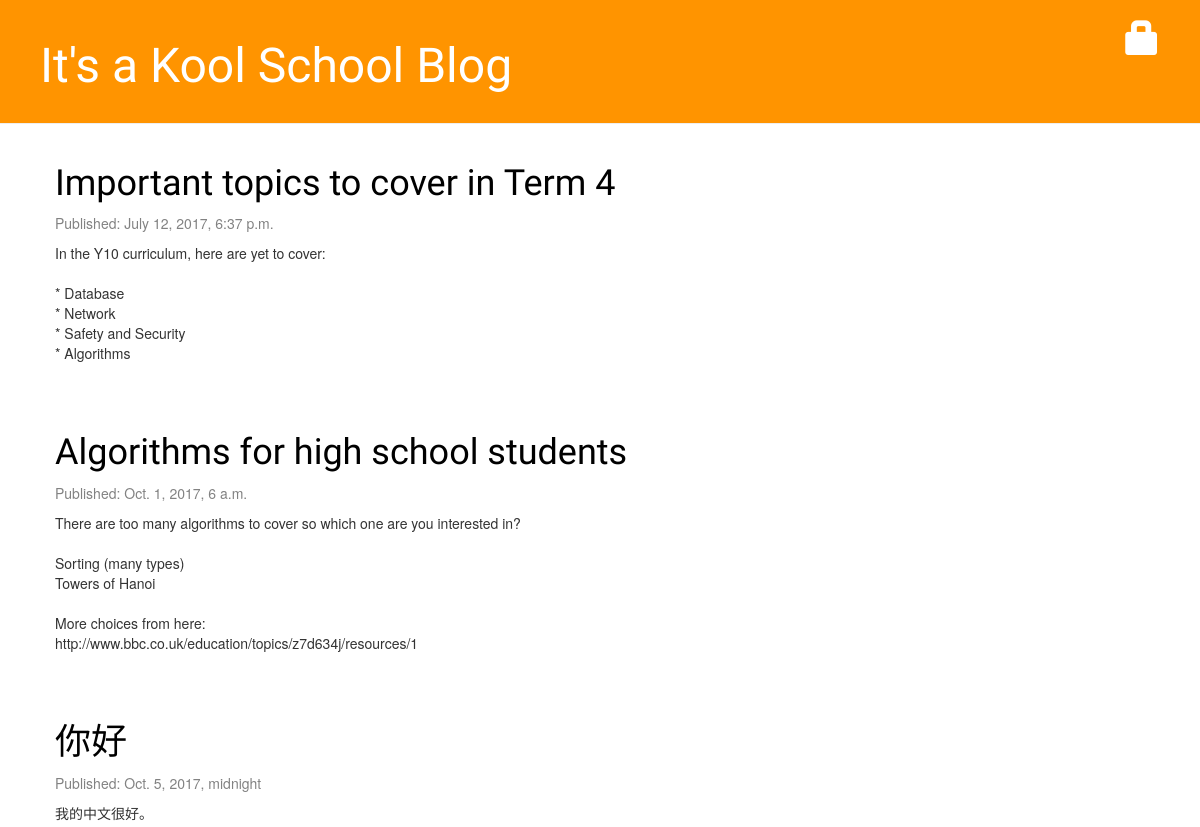
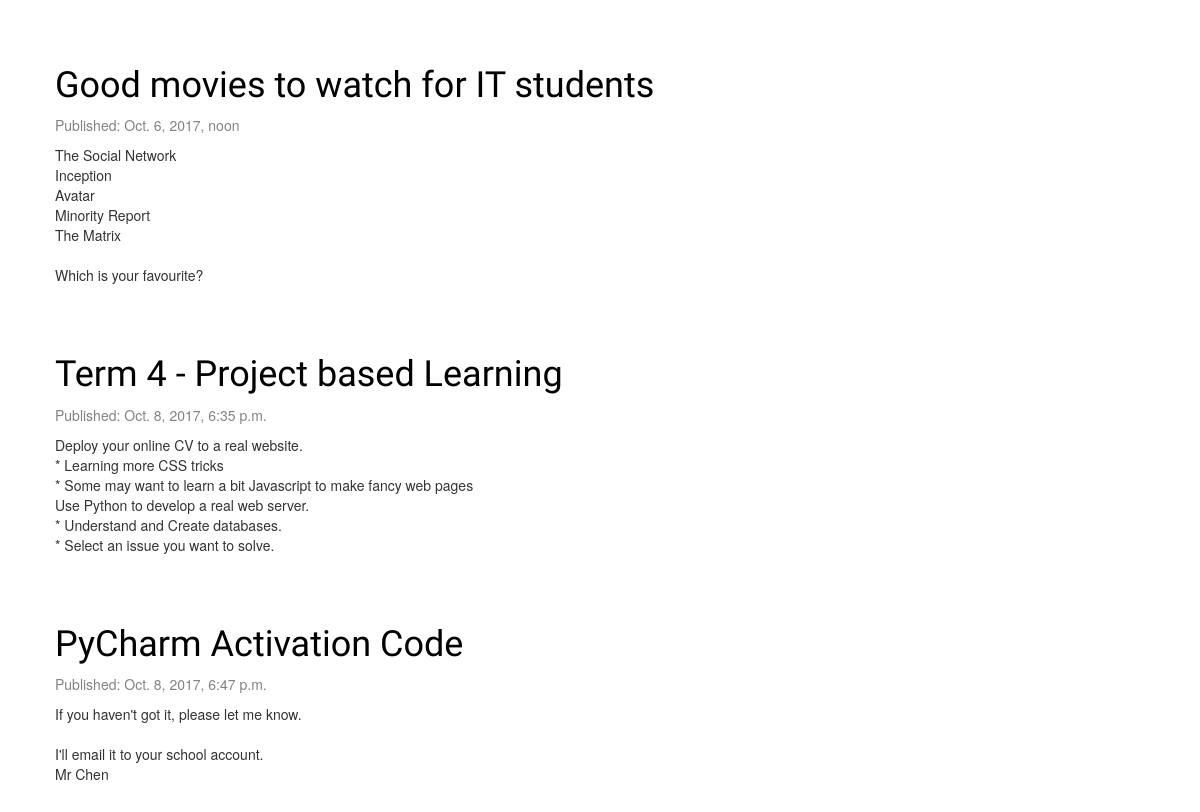
The page /blog/ on the database as committed earlier (2 pictures, top to bottom).
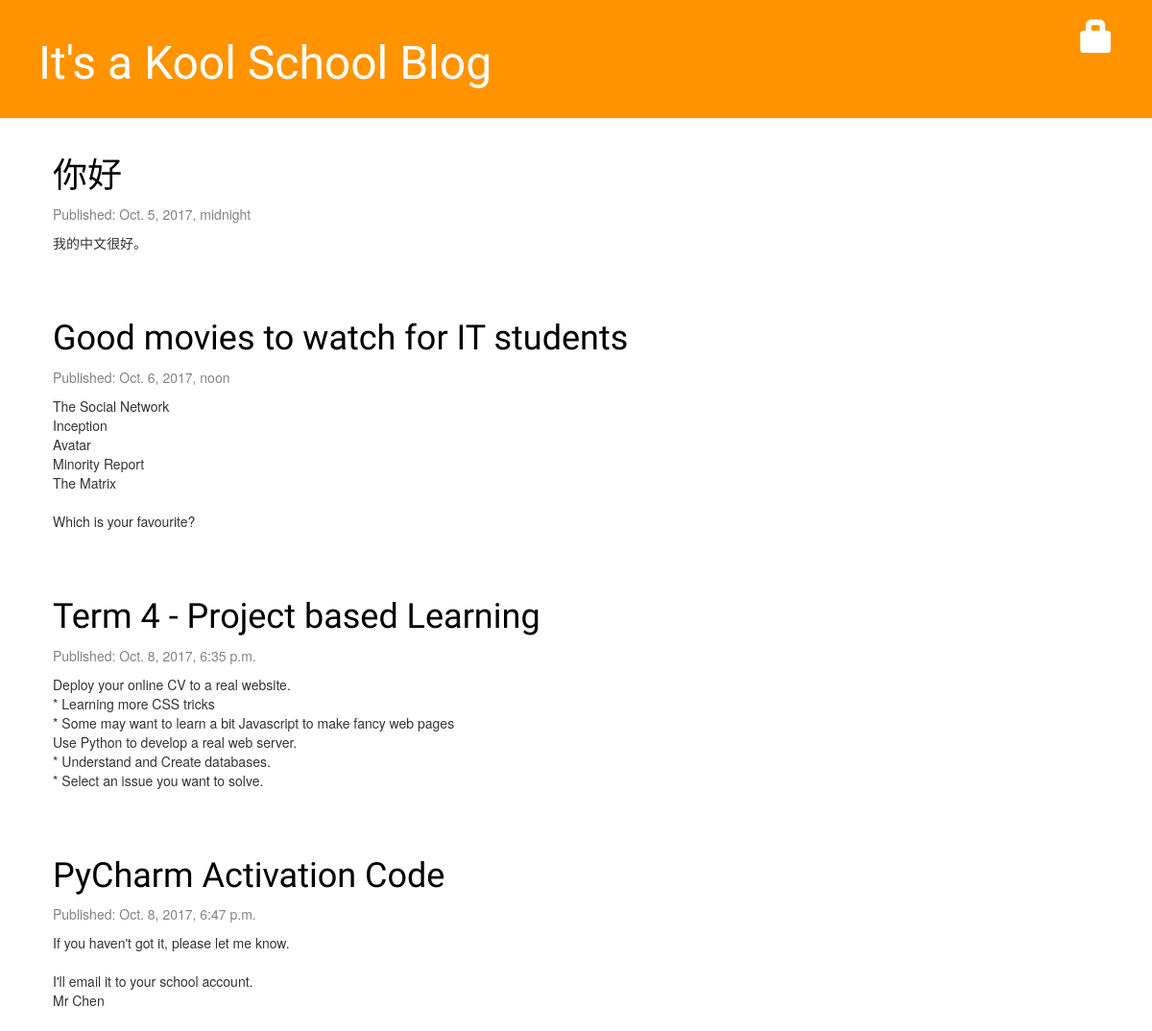
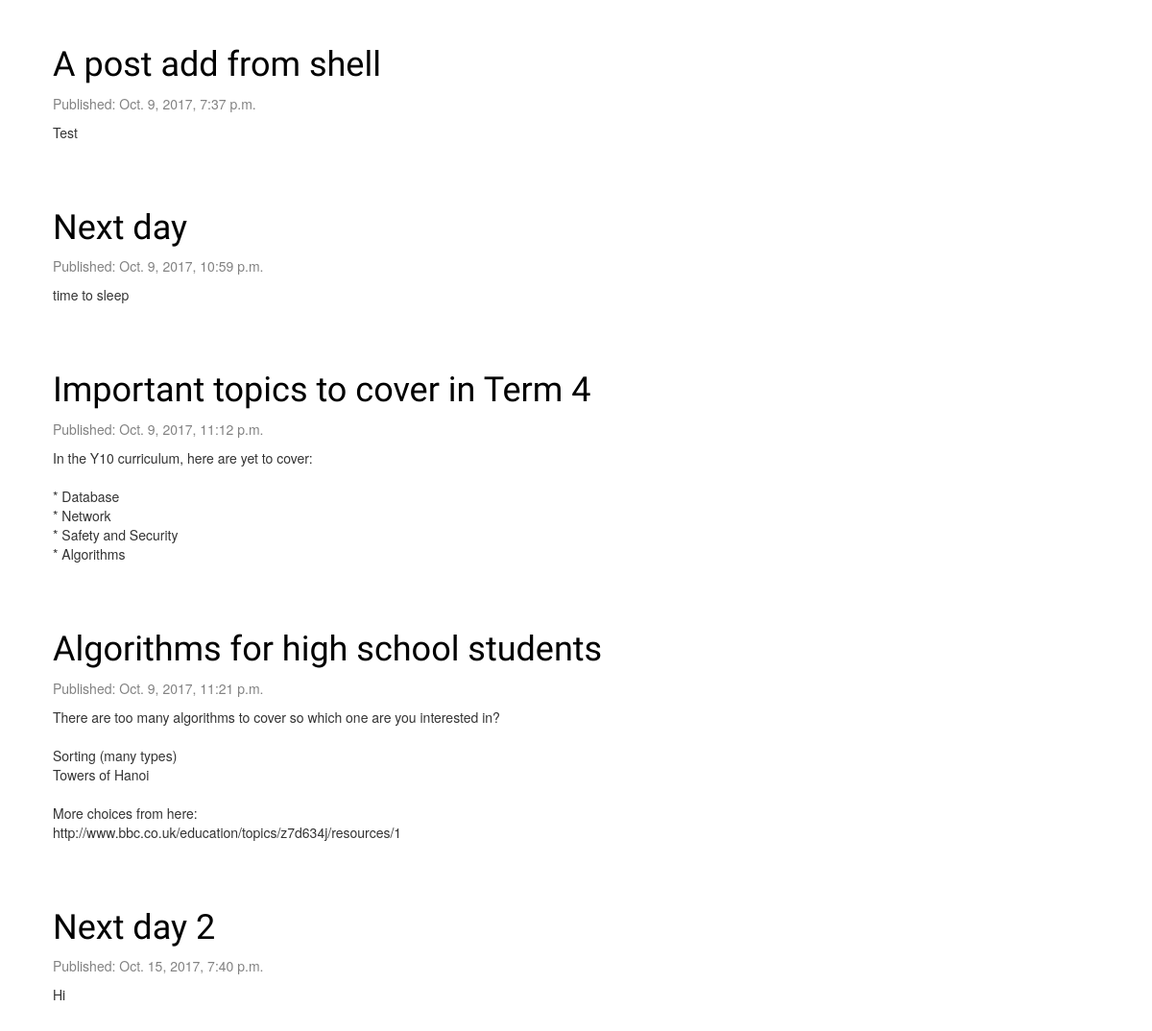
The same page on the database as committed later (2 pictures, top to bottom).
### blog/models.py (models this page shows, shortened)
class Post(models.Model):
    author = models.ForeignKey('auth.User', on_delete=models.CASCADE, null=True, blank=True)
    title = models.CharField(max_length=200)
    text = models.TextField()
    created_date = models.DateTimeField(auto_now_add=True)
    published_date = models.DateTimeField(blank=True, null=True)

### blog/views.py (the view)
def post_list(request):
    posts = Post.objects.filter(published_date__lte=timezone.now()).order_by('published_date')
    return render(request, 'blog/post_list.html', {'posts': posts})

### blog/templates/blog/post_list.html
{% extends 'blog/base.html' %}
{% block content %}
    {% for post in posts %}
        <div class="post">
            <h1><a href="{%  url 'blog:post_detail' pk=post.pk %}">{{ post.title }}</a></h1>
            <div class="date">
                <p>Published: {{ post.published_date }}</p>
            </div>
            <p>{{ post.text|linebreaksbr }}</p>
        </div>
    {% endfor %}
{% endblock %}

### blog/templates/blog/base.html (shortened to what this page needs)
{% load staticfiles %}
<html>
    <head>
        <link rel="stylesheet" href="//maxcdn.bootstrapcdn.com/bootstrap/3.2.0/css/bootstrap.min.css">
        <link rel="stylesheet" href="//maxcdn.bootstrapcdn.com/bootstrap/3.2.0/css/bootstrap-theme.min.css">
        <link rel="stylesheet" href="{%  static 'css/blog.css' %}">
    </head>
    <body>
        <div class="page-header">
            {% if user.is_authenticated %}
                <a href="{% url 'blog:post_new' %}" class="top-menu"><span class="glyphicon glyphicon-plus"></span></a>
                <a href="{% url 'blog:post_draft_list' %}" class="top-menu"><span class="glyphicon glyphicon-edit"></span></a>
                <p class="top-menu">Hello {{ user.username }} <small>(<a href="{% url 'logout' %}">Log out</a>)</small></p>
            {% else %}
                <a href="{% url 'login' %}" class="top-menu"><span class="glyphicon glyphicon-lock"></span></a>
            {% endif %}
            <h1><a href="/blog/">It's a Kool School Blog</a></h1>
        </div>
        <div class="content container">
            <div class="row">
                <div class="col-md-8">
                {% block content %}
                {% endblock %}
                </div>
            </div>
        </div>
    </body>
</html>

### blog/static/css/blog.css (style rules this page uses)
.page-header { background-color: #ff9400; margin-top: 0; padding: 20px 20px 20px 40px; }
.page-header h1, .page-header h1 a, .page-header h1 a:visited, .page-header h1 a:active { color: #ffffff; font-size: 36pt; text-decoration: none; }
.content { margin-left: 40px; }
h1, h2, h3, h4 { font-family: 'Modak', cursive; }
.date { color: #828282; }
.top-menu, .top-menu:hover, .top-menu:visited { color: #ffffff; float: right; font-size: 26pt; margin-right: 20px; }
.post { margin-bottom: 70px; }
.post h1 a, .post h1 a:visited { color: #000000; }

Rows that differ between the two databases and show on the page:
added Post: title "A post add from shell", published_date "Oct. 9, 2017, 7:37 p.m.", text "Test"
added Post: title "Next day", published_date "Oct. 9, 2017, 10:59 p.m.", text "time to sleep"
changed Post "Important topics to cover in Term 4": published_date "July 12, 2017, 6:37 p.m." → "Oct. 9, 2017, 11:12 p.m."; moves down the list
changed Post "Algorithms for high school students": published_date "Oct. 1, 2017, 6 a.m." → "Oct. 9, 2017, 11:21 p.m."; moves down the list
added Post: title "Next day 2", published_date "Oct. 15, 2017, 7:40 p.m.", text "Hi"
